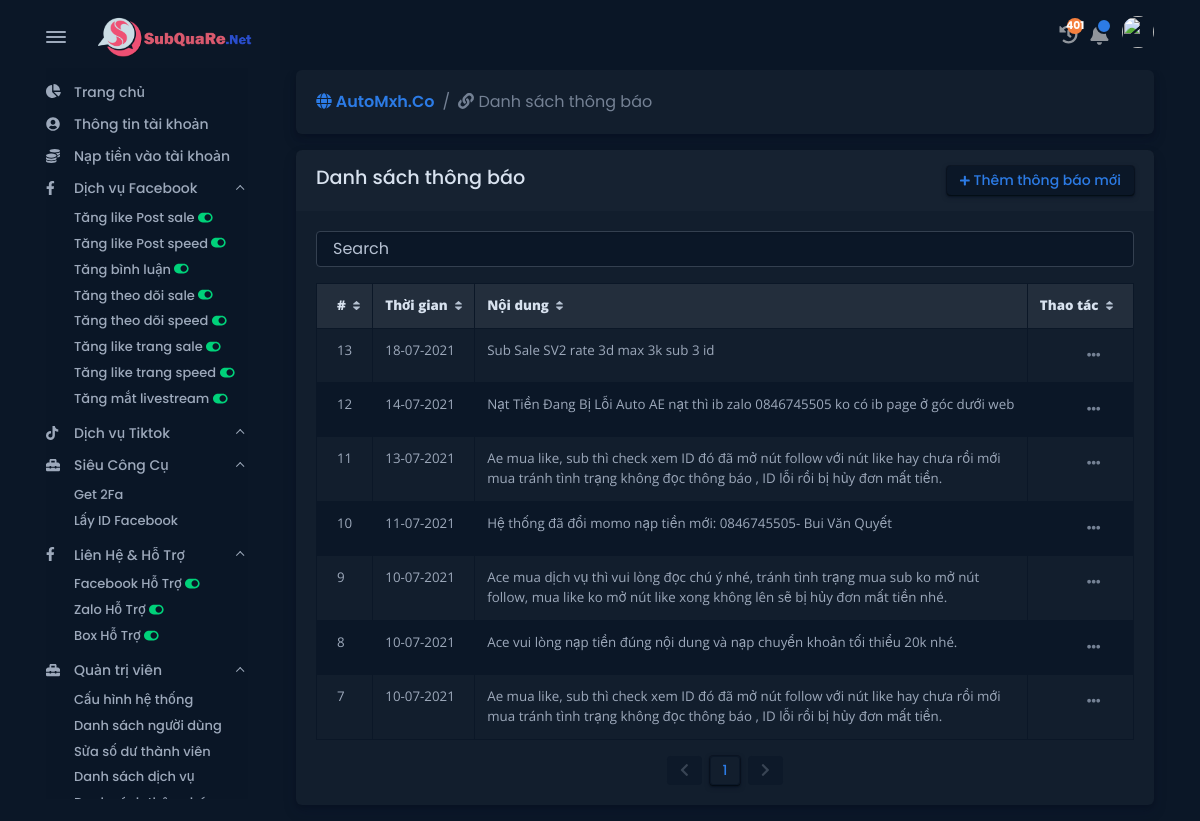
Page /administrator/noti/list.php (signed in) on the committed database.
### tables this page shows
CREATE TABLE `table_site` (
  `site_id` int(11) NOT NULL,
  `site_title` varchar(250) NOT NULL,
  `site_logo` varchar(250) NOT NULL,
  `site_name` varchar(250) NOT NULL,
  `site_keyword` varchar(250) NOT NULL,
  `site_domain` varchar(250) NOT NULL,
  `site_fb_token` varchar(250) NOT NULL,
  `site_facebook` varchar(250) NOT NULL,
  `site_zalo` varchar(250) NOT NULL,
  `site_fanpage` varchar(250) NOT NULL,
  `site_mail_username` varchar(250) NOT NULL,
  `site_mail_password` varchar(250) NOT NULL,
  `site_autolike_partner_id` varchar(250) NOT NULL,
  `site_autolike_partner_key` varchar(250) NOT NULL,
  `site_mmo_partner_id` varchar(250) NOT NULL,
  `site_mmo_partner_key` varchar(250) NOT NULL,
  `site_card_partner_id` varchar(250) NOT NULL,
  `site_card_partner_key` varchar(250) NOT NULL,
  `site_status` varchar(250) NOT NULL,
  `site_time` varchar(20) NOT NULL
);

CREATE TABLE `table_noti` (
  `noti_id` int(11) NOT NULL,
  `noti_content` varchar(250) NOT NULL,
  `noti_time` varchar(20) NOT NULL
);

### _config.php (called while the page is built, shortened)
<?php
$conn = mysqli_connect('localhost', 'root', '', 'subquare') or die('Không thể kết nối đến cơ sở dữ liệu, vui lòng thử lại.');
mysqli_set_charset($conn, "utf8");
$check_site                = mysqli_fetch_assoc(mysqli_query($conn, "SELECT * FROM table_site WHERE site_id = '1'"));
$site_name                 = $check_site['site_name'];
?>

### administrator/noti/list.php (the view, shortened to what this page needs)
<?php
require_once '../../_config.php';
require_once '../../includes/header.php';
require_once '../../includes/navbar.php';
?>
<div class="card mb-3">
    <div class="bg-holder d-none d-lg-block bg-card"></div>
    <div class="card-body position-relative">
        <div class="row">
            <div class="col-lg-8">
                <ol class="breadcrumb">
                    <li class="breadcrumb-item font-sans-serif"><a href="/"><strong><i class="fas fa-globe"></i>
                                <?=$site_name;?></strong></a></li>
                    <li class="breadcrumb-item font-sans-serif active" aria-current="page"><i class="fas fa-link"></i>
                        Danh sách thông báo</li>
                </ol>
            </div>
        </div>
    </div>
</div>
<div class="row g-0">
    <div class="card mb-3">
        <div class="card-header bg-light">
            <div class="row justify-content-between">
                <div class="col-md-auto">
                    <h5 class="mb-3 mb-md-0">Danh sách thông báo
                    </h5>
                </div>
                <div class="col-md-auto"><a class="btn btn-falcon-primary btn-sm"
                        href="/administrator/noti/create"><span class="fas fa-plus fs--2 mr-1"></span> Thêm thông báo mới</a>
                </div>
            </div>
        </div>
        <div class="card-body">
            <div id="tableExample2"
                data-list='{"valueNames":["noti_id","noti_content","noti_time"],"page":10,"pagination":true}'>
                <div class="mb-3">
                    <input class="search form-control" placeholder="Search" />
                </div>
                <div class="table-responsive scrollbar">
                    <table class="table table-bordered table-striped fs--1 mb-0">
                        <thead class="bg-200 text-900">
                            <tr>
                                <th class="sort" data-sort="noti_id"><b>#</b>
                                </th>
                                <th class="sort" data-sort="noti_time"><b>Thời gian</b>
                                </th>
                                <th class="sort" data-sort="noti_content"><b>Nội dung</b>
                                </th>
                                <th class="sort" data-sort="sd"><b>Thao tác</b>
                                </th>
                            </tr>
                        </thead>
                        <tbody class="list">
                            <?php
                            $result = mysqli_query($conn, "SELECT * FROM table_noti ORDER BY noti_id DESC LIMIT 0,100");
                            while ($row = mysqli_fetch_assoc($result)) {
                            ?>
                            <tr>
                                <td class="noti_id"><?=$row['noti_id']?></td>
                                <td class="noti_time"><?=date('d-m-Y', $row['noti_time']);?></td>
                                <td class="noti_content"><?=$row['noti_content']?></td>
                                <td class="text-end">
                                    <div class="dropdown font-sans-serif position-static">
                                        <button class="btn btn-link text-600 btn-sm dropdown-toggle btn-reveal"
                                            type="button" data-bs-toggle="dropdown" data-boundary="window"
                                            aria-haspopup="true" aria-expanded="false"><span
                                                class="fas fa-ellipsis-h fs--1"></span>
                                        </button>
                                    </div>
                                </td>
                            </tr>
                            <?php } ?>
                        </tbody>
                    </table>
                </div>
                <div class="d-flex justify-content-center mt-3">
                    <button class="btn btn-sm btn-falcon-default me-1" type="button" title="Previous"
                        data-list-pagination="prev">
                        <span class="fas fa-chevron-left">
                        </span>
                    </button>
                    <ul class="pagination mb-0">
                    </ul>
                    <button class="btn btn-sm btn-falcon-default ms-1" type="button" title="Next"
                        data-list-pagination="next">
                        <span class="fas fa-chevron-right">
                        </span>
                    </button>
                </div>
            </div>
        </div>
    </div>
</div>
<?php require_once '../../includes/footer.php'; ?>

### rows in the picture
table_site: site_name "AutoMxh.Co"
table_noti: noti_id "13", noti_time "18-07-2021", noti_content "Sub Sale SV2 rate 3d max 3k sub 3 id"
table_noti: noti_id "12", noti_time "14-07-2021", noti_content "Nạt Tiền Đang Bị Lỗi Auto AE nạt thì ib zalo 0846745505 ko có ib page ở góc dưới web"
table_noti: noti_id "11", noti_time "13-07-2021", noti_content "Ae mua like, sub thì check xem ID đó đã mở nút follow với nút like hay chưa rồi mới mua tránh tình trạng không đọc thông báo , ID lỗi rồi bị hủy đơn mất tiền."
table_noti: noti_id "10", noti_time "11-07-2021", noti_content "Hệ thống đã đổi momo nạp tiền mới: 0846745505- Bui Văn Quyết"
table_noti: noti_id "9", noti_time "10-07-2021", noti_content "Ace mua dịch vụ thì vui lòng đọc chú ý nhé, tránh tình trạng mua sub ko mở nút follow, mua like ko mở nút like xong không lên sẽ bị hủy đơn mất tiền nhé."
table_noti: noti_id "8", noti_time "10-07-2021", noti_content "Ace vui lòng nạp tiền đúng nội dung và nạp chuyển khoản tối thiểu 20k nhé."
table_noti: noti_id "7", noti_time "10-07-2021", noti_content "Ae mua like, sub thì check xem ID đó đã mở nút follow với nút like hay chưa rồi mới mua tránh tình trạng không đọc thông báo , ID lỗi rồi bị hủy đơn mất tiền."

### other values in the picture
$total_service_buy "401"
